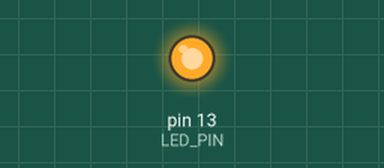
This sketch was run on a simulated Arduino Uno, built with avr-gcc and run on an emulated ATmega328P. Parts: output pins drawn as LEDs (lit = HIGH).

Above: at 2.5 s.
At 6.0 s:
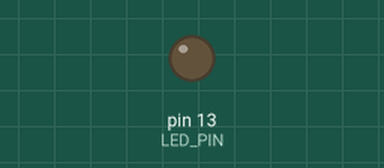
Timing chart, 0 to 9.1 s (numbered marks = the images above):
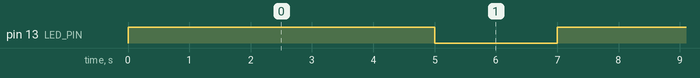

The sketch:

Project-a-Simple-LED-Blinker.ino
```cpp
// Project-a-Simple-LED-Blinker.ino
// Description: This program blinks an LED connected to a specified pin on and off at defined intervals.

// Define the pin number where the LED is connected.
// We use a constant integer because this pin assignment will not change.
const int LED_PIN = 13;

//  Setup Function runs ONLY ONCE when the microcontroller powers on
void setup() {
    pinMode(LED_PIN, OUTPUT);     // pinMode() sets the purpose of the pin.
}
//  Loop Function runs forever/repeatedly after setup() is done
void loop() {
    // --- TURN LED ON ---
    digitalWrite(LED_PIN, HIGH);        // Turn the LED ON
    delay(5000);                 // Wait for (5000 milliseconds = 5 seconds) while its on

    // --- TURN LED OFF ---
    digitalWrite(LED_PIN, LOW);         // Turn the LED OFF
    delay(2000);                // Wait for (2000 milliseconds = 2 seconds) then restart the loop
}
```

Measured:
- by itself, pin 13 (LED_PIN): alternates HIGH for 5.0 s and LOW for 2.0 s
